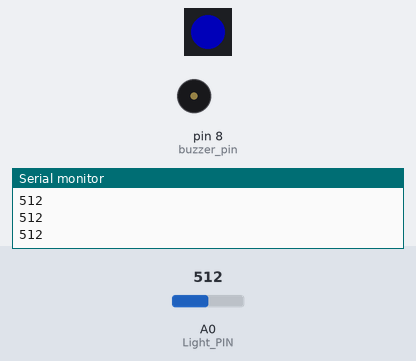
A sketch run on a simulated Arduino Nano, built with avr-gcc and run on an emulated ATmega328P. Shown: 1 RGB LEDs in strip order, left to right, buzzer (waves = sounding), the last lines printed to the serial monitor. The test bench sets the inputs (shaded band); at power-on: A0 (Light_PIN) = 512. Dim RGB values are drawn brighter than linear.

Above: at 1.2 s.
1.3 s: A0 (Light_PIN) set to 32
At 4.4 s:
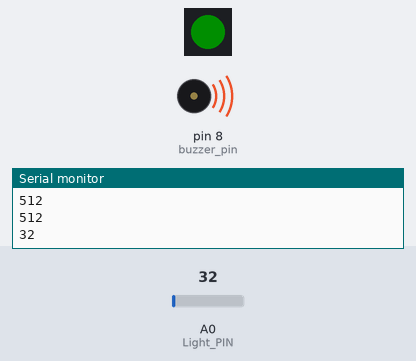
Timing chart, 0 to 10.3 s (numbered marks = the images above; inputs shaded):
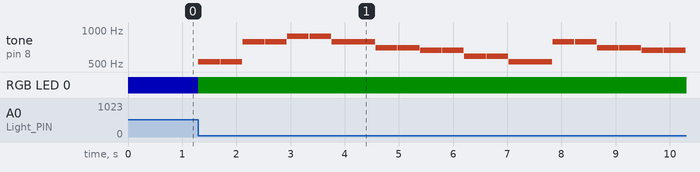

The sketch:

lightalarm.ino
```cpp
#include <Adafruit_NeoPixel.h>  //调用LED彩灯的库文件


#define PIN 6
Adafruit_NeoPixel strip = Adafruit_NeoPixel(1, PIN, NEO_GRB + NEO_KHZ800);
//定义彩灯引脚以及数量

#define Light_PIN A0

#define Light_value1 50
#define Light_value2 600
/*------------音符对应蜂鸣器频率------------*/

#define B0  31
#define C1  33
#define CS1 35
#define D1  37
#define DS1 39
#define E1  41
#define F1  44
#define FS1 46
#define G1  49
#define GS1 52
#define A1  55
#define AS1 58
#define B1  62
#define C2  65
#define CS2 69
#define D2  73
#define DS2 78
#define E2  82
#define F2  87
#define FS2 93
#define G2  98
#define GS2 104
#define A2  110
#define AS2 117
#define B2  123
#define C3  131
#define CS3 139
#define D3  147
#define DS3 156
#define E3  165
#define F3  175
#define FS3 185
#define G3  196
#define GS3 208
#define A3  220
#define AS3 233
#define B3  247
#define C4  262
#define CS4 277
#define D4  294
#define DS4 311
#define E4  330
#define F4  349
#define FS4 370
#define G4  392
#define GS4 415
#define A4  440
#define AS4 466
#define B4  494
#define C5  523
#define CS5 554
#define D5  587
#define DS5 622
#define E5  659
#define F5  698
#define FS5 740
#define G5  784
#define GS5 831
#define A5  880
#define AS5 932
#define B5  988
#define C6  1047
#define CS6 1109
#define D6  1175
#define DS6 1245
#define E6  1319
#define F6  1397
#define FS6 1480
#define G6  1568
#define GS6 1661
#define A6  1760
#define AS6 1865
#define B6  1976
#define C7  2093
#define CS7 2217
#define D7  2349
#define DS7 2489
#define E7  2637
#define F7  2794
#define FS7 2960
#define G7  3136
#define GS7 3322
#define A7  3520
#define AS7 3729
#define B7  3951
#define C8  4186
#define CS8 4435
#define D8  4699
#define DS8 4978

#define buzzer_pin 8 //定义蜂鸣器引脚

/*------------定义歌曲音调的数组------------*/

int notes[] = {
  C5, C5, G5, G5, A5, A5, G5, F5, F5, E5, E5, D5, D5, C5, G5, G5, F5, F5, E5, E5, D5, G5, G5, F5, F5, E5, E5, D5, C5, C5, G5, G5, A5, A5, G5, F5, F5, E5, E5, D5, D5, C5
};

int sensorValue;

/*------------定义歌曲节奏的数组------------*/

byte beats[] = {
  100, 100, 100, 100, 100, 100, 200, 100, 100, 100, 100, 100, 100, 200, 100, 100, 100, 100, 100, 100, 200, 100, 100, 100, 100, 100, 100, 200, 100, 100, 100, 100, 100, 100, 200, 100, 100, 100, 100, 100, 100, 200
};

void setup() {
  pinMode(buzzer_pin, OUTPUT); //定义蜂鸣器引脚为输出状态

  Serial.begin(115200);
  strip.begin();
  strip.show(); // Initialize all pixels to 'off'

}

void loop() {
  sensorValue = analogRead(Light_PIN);
  Serial.println(sensorValue);
  if (sensorValue < Light_value1)
    {colorWipe(strip.Color(0, map(sensorValue, 10, 400, 0, 255), 0));
      for ( int i = 0; i < 42; i++) {

    /*------------设置i在歌曲长度内递增，这样就能逐一执行数组中的数据------------*/

    if (notes[i] != 0)tone(buzzer_pin, notes[i]); //播放音乐
    delay(4 * beats[i]); //播放间隔

    noTone(buzzer_pin);
    delay(10);
  }}
  else if (sensorValue >= Light_value1 && sensorValue < Light_value2)
    colorWipe(strip.Color(0, 0, map(sensorValue, 400, 800, 0, 255)));
  else if (Light_value2 >= 600)
    colorWipe(strip.Color(map(sensorValue, 800, 960, 0, 255), 0, 0));
}

void colorWipe(uint32_t c) {
  for (uint16_t i = 0; i < strip.numPixels(); i++) {
    strip.setPixelColor(i, c);
    strip.show();
  }
}
```

Measured:
- after the input at 1.3 s, tone on pin 8 (buzzer_pin): plays 523 Hz for 0.40 s, 523 Hz for 0.40 s, 784 Hz for 0.40 s, 784 Hz for 0.40 s, 880 Hz for 0.40 s, 880 Hz for 0.40 s … (20 notes in this stretch), starting at once; RGB LED 0: RGB(0, 0, 71) → RGB(0, 14, 0) at once
